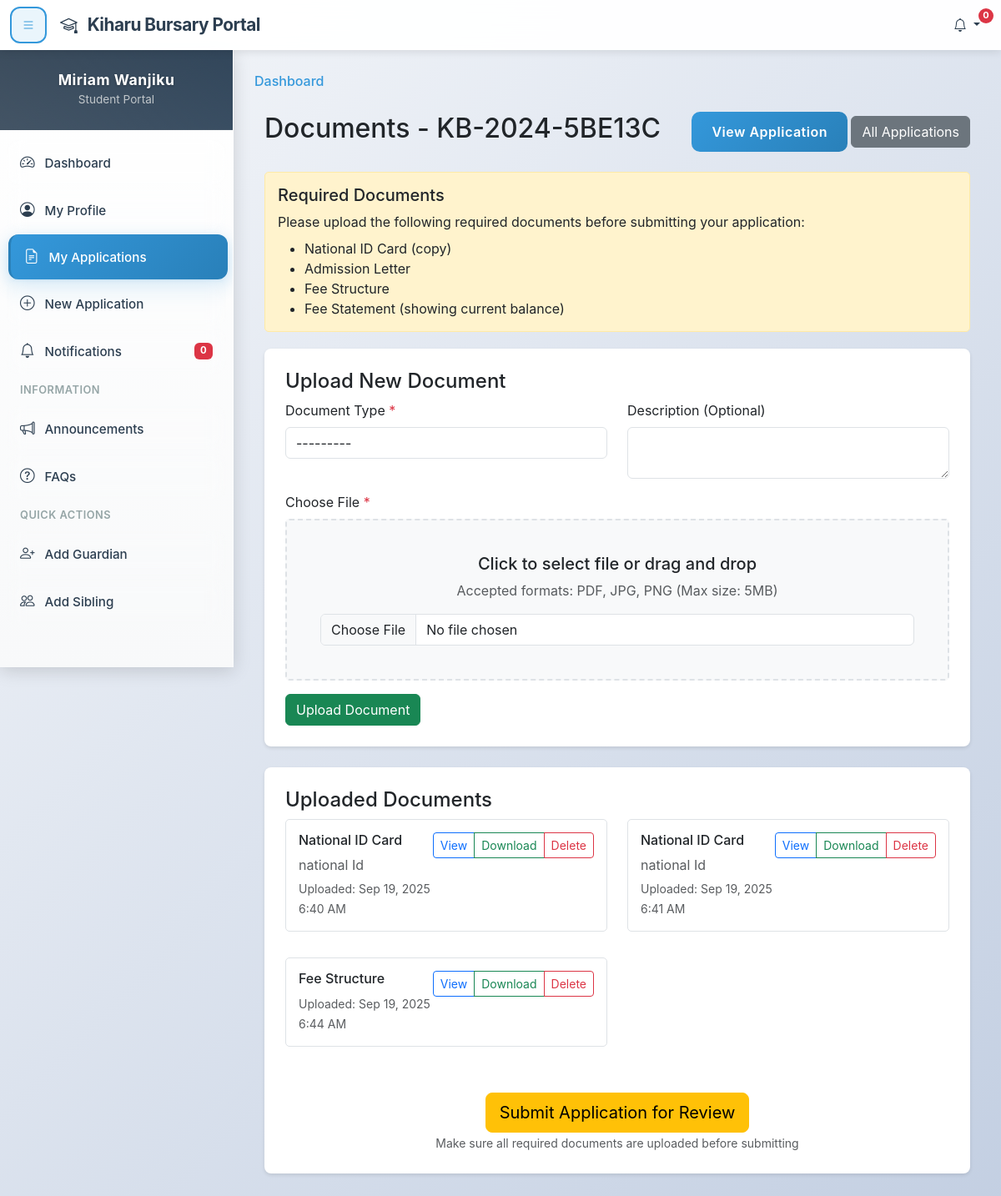
Before: /student/application/75/documents/ (signed in) with the older database file.
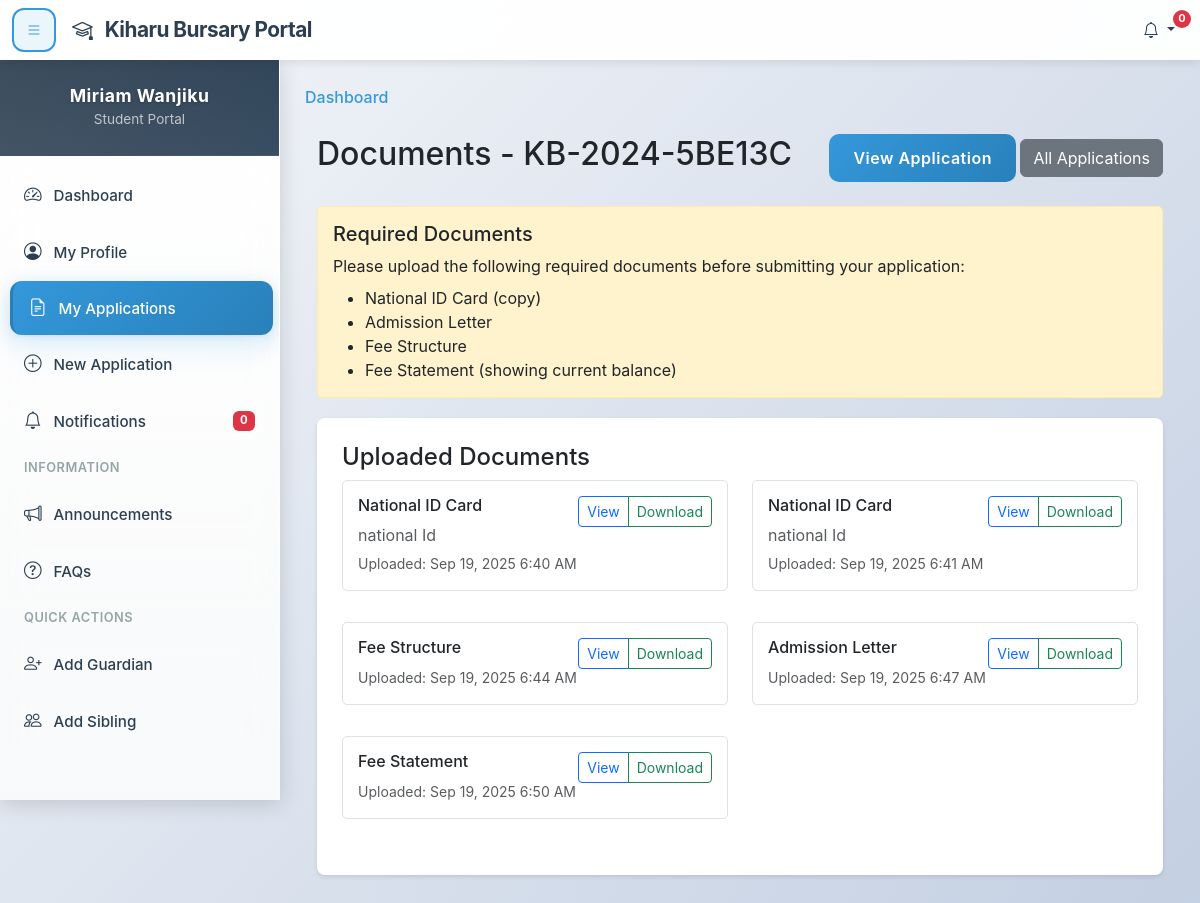
After: the same page with the newer database file.
### kiharu_system/models.py (models this page shows, shortened)
class Document(models.Model):
    DOCUMENT_TYPES = (
        ('id_card', 'National ID Card'),
        ('admission_letter', 'Admission Letter'),
        ('fee_structure', 'Fee Structure'),
        ('fee_statement', 'Fee Statement'),
        ('academic_results', 'Academic Results'),
        ('birth_certificate', 'Birth Certificate'),
        ('parent_id', 'Parent/Guardian ID'),
        ('death_certificate', 'Death Certificate'),
        ('medical_report', 'Medical Report'),
        ('recommendation_letter', 'Recommendation Letter'),
        ('other', 'Other Document'),
    )
    application = models.ForeignKey(Application, on_delete=models.CASCADE, related_name='documents')
    document_type = models.CharField(max_length=30, choices=DOCUMENT_TYPES)
    file = models.FileField(upload_to='bursary_documents/')
    description = models.CharField(max_length=200, blank=True, null=True)
    uploaded_at = models.DateTimeField(auto_now_add=True)

### kiharu_system/views.py (the view)
# urls.py: path('student/application/<int:pk>/documents/', views.student_application_documents, name='student_application_documents'),
@login_required
def student_application_documents(request, pk):
    try:
        applicant = request.user.applicant_profile
    except Applicant.DoesNotExist:
        return redirect('student_profile_create')
    application = get_object_or_404(Application, pk=pk, applicant=applicant)
    if request.method == 'POST':
        form = DocumentForm(request.POST, request.FILES)
        if form.is_valid():
            document = form.save(commit=False)
            document.application = application
            document.save()
            messages.success(request, 'Document uploaded successfully!')
            return redirect('student_application_documents', pk=pk)
    else:
        form = DocumentForm()
    documents = Document.objects.filter(application=application)
    context = {
        'application': application,
        'documents': documents,
        'form': form,
    }
    return render(request, 'students/application_documents.html', context)

### kiharu_system/forms.py
class DocumentForm(BootstrapModelForm):
    class Meta:
        model = Document
        fields = ['document_type', 'file', 'description']
        widgets = {
            'description': forms.Textarea(attrs={'rows': 2}),
        }

### templates/students/application_documents.html (shortened to what the changed rows need)
{% extends 'student_base.html' %}
{% load static %}
{% block content %}
<div class="container-fluid">
    <div class="row">
        <div class="col-12">
            <div class="d-flex justify-content-between align-items-center mb-4">
                <h2> Documents - {{ application.application_number }}</h2>
            </div>
            {% if application.status == 'draft' %}
            <div class="upload-section">
                <h4> Upload New Document</h4>
                <form method="post" enctype="multipart/form-data">
                    <div class="row">
                        <div class="col-md-6">
                            <div class="form-group mb-3">
                                <label for="{{ form.document_type.id_for_label }}" class="form-label">Document Type <span class="text-danger">*</span></label>
                                {{ form.document_type }}
                            </div>
                        </div>
                        <div class="col-md-6">
                            <div class="form-group mb-3">
                                <label for="{{ form.description.id_for_label }}" class="form-label">Description (Optional)</label>
                                {{ form.description }}
                            </div>
                        </div>
                    </div>
                    <div class="form-group mb-3">
                        <label for="{{ form.file.id_for_label }}" class="form-label">Choose File <span class="text-danger">*</span></label>
                        <div class="upload-dropzone" onclick="document.getElementById('{{ form.file.id_for_label }}').click();">
                            <h5>Click to select file or drag and drop</h5>
                            <p class="text-muted">Accepted formats: PDF, JPG, PNG (Max size: 5MB)</p>
                            {{ form.file }}
                        </div>
                    </div>
                    <button type="submit" class="btn btn-success">
                         Upload Document
                    </button>
                </form>
            </div>
            {% endif %}
            <div class="upload-section">
                {% if documents %}
                    <div class="row">
                        {% for document in documents %}
                        <div class="col-md-6 mb-3">
                            <div class="document-item">
                                <div class="d-flex justify-content-between align-items-start">
                                    <div>
                                        <h6>
                                            {{ document.get_document_type_display }}
                                        </h6>
                                        {% if document.description %}
                                            <p class="mb-1 text-muted">{{ document.description }}</p>
                                        {% endif %}
                                        <small class="text-muted">
                                            Uploaded: {{ document.uploaded_at|date:"M j, Y g:i A" }}
                                        </small>
                                    </div>
                                    <div class="btn-group" role="group">
                                        <a href="{{ document.file.url }}" target="_blank" class="btn btn-sm btn-outline-primary">
                                             View
                                        </a>
                                        <a href="{{ document.file.url }}" download class="btn btn-sm btn-outline-success">
                                             Download
                                        </a>
                                        {% if application.status == 'draft' %}
                                            <button type="button" class="btn btn-sm btn-outline-danger"
                                                    onclick="confirmDelete('{{ document.pk }}', '{{ document.get_document_type_display }}')">
                                                 Delete
                                            </button>
                                        {% endif %}
                                    </div>
                                </div>
                            </div>
                        </div>
                        {% endfor %}
                    </div>
                    {% if application.status == 'draft' %}
                    <div class="text-center mt-4">
                        <a href="{% url 'student_application_submit' application.pk %}" class="btn btn-warning btn-lg">
                             Submit Application for Review
                        </a>
                        <br><small class="text-muted">Make sure all required documents are uploaded before submitting</small>
                    </div>
                    {% endif %}
                {% else %}
                    <div class="text-center py-5">
                        <i class="fas fa-folder-open fa-3x text-muted mb-3"></i>
                        <h5>No Documents Uploaded</h5>
                        <p class="text-muted">Upload your required documents to proceed with the application.</p>
                    </div>
                {% endif %}
            </div>
        </div>
    </div>
</div>
{% endblock %}

Changed rows visible on the page:
changed Application: status "draft" → "submitted" (drawn)
shown differently, row unchanged: Document "Sep 19, 2025 6:40 AM": no longer shows "Delete"
shown differently, row unchanged: Document "Sep 19, 2025 6:41 AM": no longer shows "Delete"
shown differently, row unchanged: Document "Fee Structure": no longer shows "Delete"
added Document: document_type "Admission Letter", uploaded_at "Sep 19, 2025 6:47 AM"
added Document: document_type "Fee Statement", uploaded_at "Sep 19, 2025 6:50 AM"
Other visible differences:
form field document_type: "---------" → (not shown)
text no longer shown: "Upload New Document Document Type * Description (Optional) Choose File * Click to select file or drag and drop Accepted formats: PDF, JPG, PNG (Max size: 5MB) Upload Document Submit Application for Review Make sure all required documents are uploaded before submitting"
